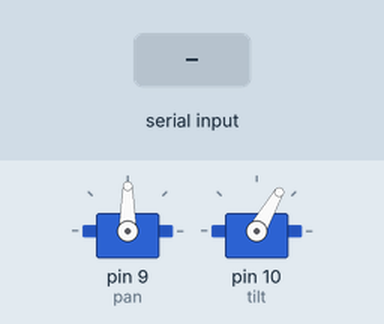
Recording of a sketch running on a simulated Arduino Nano, built with avr-gcc and run on an emulated ATmega328P. Parts: 2 × servo. The test bench sets the inputs (shaded band).

Above: at 1.2 s.
1.3 s: "90,45\n" received over Serial
At 3.0 s:
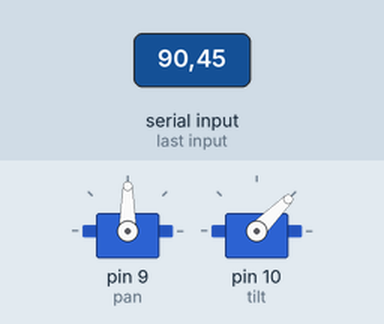
3.5 s: "30,150\n" received over Serial
At 4.4 s:
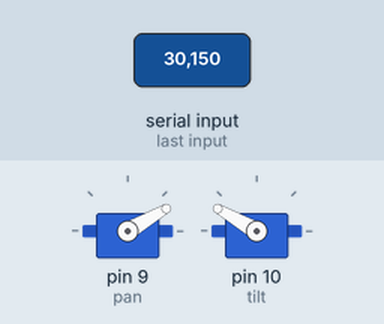
5.0 s: "90\n" received over Serial
At 7.2 s:
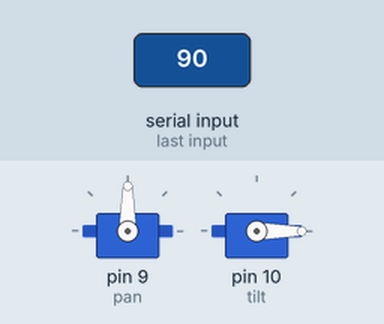
7.5 s: "5\n" received over Serial
At 9.7 s:
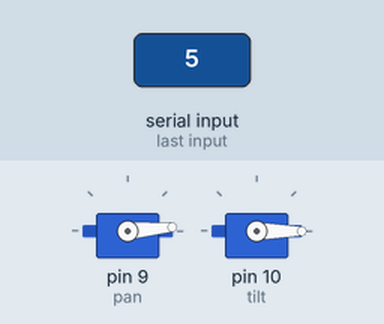
10.5 s: "200\n" received over Serial
At 13.1 s:
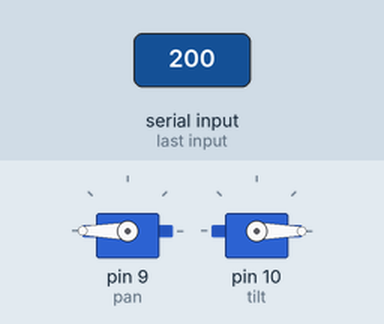
13.5 s: "1,90\n" received over Serial
At 14.7 s:
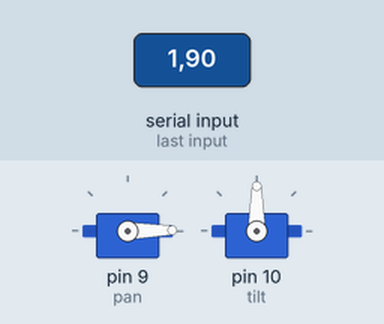
Timing chart, 0 to 18.5 s (numbered marks = the images above; inputs shaded):
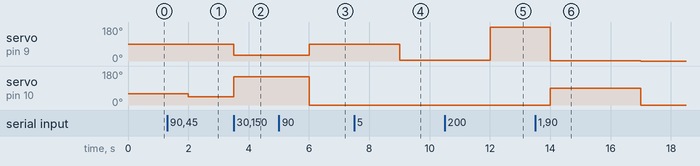

Measured:
- after the input at 1.3 s, servo on pin 10 (tilt): 60° → 45° after 0.70 s
- after the input at 3.5 s, servo on pin 9 (pan): 90° → 30° at once; servo on pin 10 (tilt): 45° → 150° at once
- after the input at 5.0 s, servo on pin 9 (pan): 30° → 90° after 1.0 s; servo on pin 10 (tilt): 150° → 0° after 1.0 s instead of 1.5 s
- after the input at 7.5 s, servo on pin 9 (pan): 90° → 5° after 1.5 s
- after the input at 10.5 s, servo on pin 9 (pan): 5° → 180° after 1.5 s
- after the input at 13.5 s, servo on pin 9 (pan): 180° → 1° after 0.50 s, → 0° 3.0 s later; servo on pin 10 (tilt): 0° → 90° after 0.50 s, → 0° 3.0 s later

The sketch:

Pan_TiltFT.ino
```cpp
#include<Servo.h> //Arduino Nano + Pan & Tilt Assembly

Servo pan,tilt; //Basic Servo object declaration

int pan_value=0,tilt_value=0; // Read the serial character either it can be 0 or 1 , pan & tile respectively

int pan_position=90,tilt_position=60; // Initialize pan and tilt positions


void setup() {
  // put your setup code here, to run once:
  pan.attach(9); // Attach Pan Servo to pin 9
  tilt.attach(10); // Attach Tilt Servo to pin 10
  pan.write(pan_position);  // Let the initial Pan Servo position be 90 degree
  tilt.write(tilt_position); // Let the initial Tilt Servo position be 60 degree
  Serial.begin(9600); // Begin Serial Communication with that port or baudrate
}

void loop() {
  if(Serial.available()) //Wait for Serial input
  {
    pan_value=Serial.parseInt(); //Recieve the Pan degree information
    tilt_value=Serial.parseInt(); //Recieve the Tilt degree information
    pan.write(pan_value);         //Rotate the pan
    tilt.write(tilt_value);       //Rotate the tilt
  }

//TODO:Check whether this code is needed and make alterations necessary
/*
  //Find out if the Y component of the face is below the middle of the screen.
    if(midFaceY < (midScreenY - midScreenWindow)){
      if(servoTiltPosition >= 5)servoTiltPosition -= stepSize; //If it is below the middle of the screen, update the tilt position variable to lower the tilt servo.
    }
    //Find out if the Y component of the face is above the middle of the screen.
    else if(midFaceY > (midScreenY + midScreenWindow)){
      if(servoTiltPosition <= 175)servoTiltPosition +=stepSize; //Update the tilt position variable to raise the tilt servo.
    }
    //Find out if the X component of the face is to the left of the middle of the screen.
    if(midFaceX < (midScreenX - midScreenWindow)){
      if(servoPanPosition >= 5)servoPanPosition -= stepSize; //Update the pan position variable to move the servo to the left.
    }
    //Find out if the X component of the face is to the right of the middle of the screen.
    else if(midFaceX > midScreenX + midScreenWindow){
      if(servoPanPosition <= 175)servoPanPosition +=stepSize; //Update the pan position variable to move the servo to the right.
    }
*/
  delay(1000);
}
```
